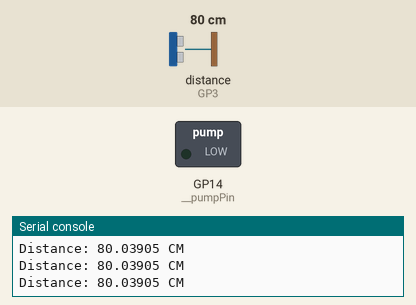
Simulated run of this program. Board: Raspberry Pi Pico running MicroPython. On the bench: switched loads named in the program (green lamp = pin HIGH), the last lines printed to the serial console. The inputs (shaded band) are chosen by the test bench; at power-on: distance to the obstacle (sensor on GP3) 80 cm. The echo pulse lasts 58.3 µs per cm; pins used as bus, display or sensor lines are not drawn.

Above: at 1.2 s.
1.3 s: distance to the obstacle (sensor on GP3) set to 11 cm
2.8 s: distance to the obstacle (sensor on GP3) set to 8 cm
At 3.3 s:
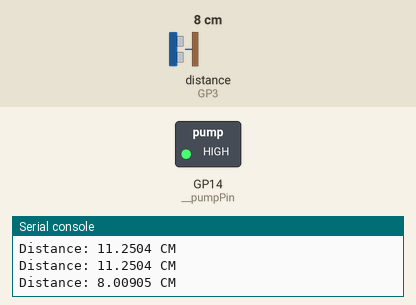
4.5 s: distance to the obstacle (sensor on GP3) set to 18 cm
At 5.7 s:
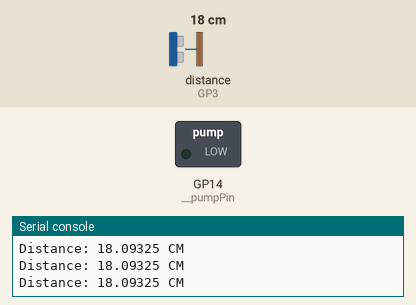
6.0 s: distance to the obstacle (sensor on GP3) set to 2 cm
At 7.4 s:
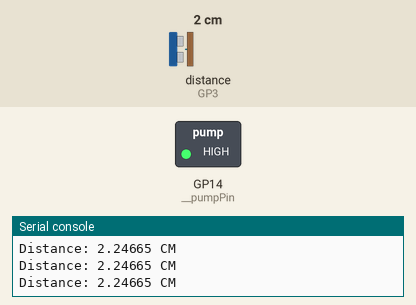
Timing chart, 0 to 8.5 s (numbered marks = the images above; inputs shaded):
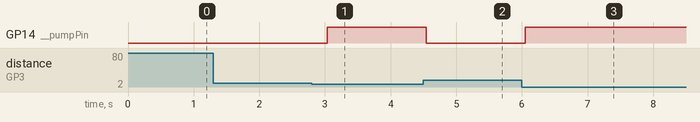

The program:

main.py
```python
from machine import Pin
import utime
from ultrasonic import Ultrasonic

while True:
    utime.sleep(.3)
    u1 = Ultrasonic()

    if u1.getDistance() < 10:
        u1._setPumpPin(True)
    else:
        u1._setPumpPin(False)
```

ultrasonic.py
```python
from machine import Pin
import utime
class Ultrasonic:
    def __init__(self):
        self.__pumpPin = Pin(14, Pin.OUT)
        self.__triggerPin = Pin(2, Pin.OUT)
        self.__echoPin = Pin(3, Pin.IN)

    def getDistance(self):
        self.__triggerPin.low()
        utime.sleep_us(5)
        self.__triggerPin.high()
        utime.sleep_us(10)
        self.__triggerPin.low()

        while self.__echoPin.value() == 0:
            signaloff = utime.ticks_us()

        while self.__echoPin.value() == 1:
            signalon = utime.ticks_us()

        totalTime = signalon - signaloff

        # Calculate distance in centimeters
        distance = (totalTime * 0.0343) / 2

        print("Distance: " + str(distance) + " CM")

        return distance

    def _getPumpPin(self):
        return self.__pumpPin

    def _setPumpPin(self, value):
        self.__pumpPin.value(value)

    def _getTriggerPin(self):
        return self.__triggerPin

    def _setTriggerPin(self, value):
        self.__triggerPin.value(value)

    def _getEchoPin(self):
        return self.__echoPin

    def _setEchoPin(self, value):
        self.__echoPin.value(value)
```

Measured:
- the behaviour switches between 10 and 9 cm on distance to the obstacle (sensor on GP3) (found by bisection; images 0 and 1)
- after the input at 2.8 s, GP14 (__pumpPin): LOW → HIGH after 0.23 s
- after the input at 4.5 s, GP14 (__pumpPin): HIGH → LOW at once
- after the input at 6.0 s, GP14 (__pumpPin): LOW → HIGH after 0.05 s
